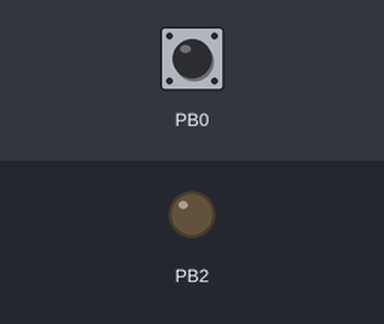
A program run on a simulated ATmega328P, built with avr-gcc and emulated at 16 MHz (the files do not name the chip). On the bench: output pins drawn as LEDs (lit = HIGH). The test bench sets the inputs (shaded band); at power-on: PB0 HIGH.

Above: at 0.23 s.
Timing chart, 0 to 2.0 s (numbered marks = the images above):
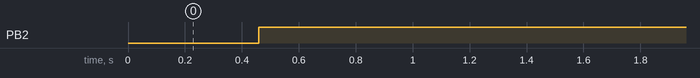

The program:

main.c
```c
/*
 * task2.c
 *
 * Created: 2017-12-08 01:38:18
 * Author : Radoslaw Madzia
 */

#include <avr/io.h>
#include <avr/interrupt.h>
#include <avr/sleep.h>


int stan[100];
int count = 0;

ISR (TIMER1_OVF_vect)    // Timer1 ISR
{
	TCNT1 = 64911;
	if(PINB & 0x01) stan[(count)] = 1;
	else stan[(count)] = 0;

	if(stan[(count + 55 )%100]) PORTB = 0x05;
	else PORTB = 0x01;
	if(count == 99) count = 0;
	else count +=1;

}

int main(void)
{
	DDRB = 0x04;
	PORTB = 0x01;
	for (int i = 0; i < 100; i++){stan[i] = 0;}
	TCNT1 = 64911;   // for 1/100 sec at 16 MHz

	TCCR1B =  (1<<CS12);// Timer mode CTC with 256 prescler
	TIMSK1 = (1 << TOIE1) ;   // Enable timer1 overflow interrupt(TOIE1)
	sei();        // Enable global interrupts by setting global interrupt enable bit in SREG
    while (1)
    {
		sleep_cpu();
    }
}
```

Measured:
- by itself, PB2: LOW → HIGH at 0.46 s
